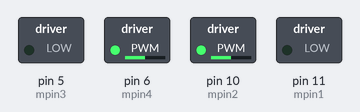
The sketch below on a simulated Arduino Uno, built with avr-gcc and run on an emulated ATmega328P. Parts: switched loads named in the sketch (green lamp = pin HIGH).

Above: at 0.1 s.
Timing chart, 0 to 1.6 s (numbered marks = the images above):
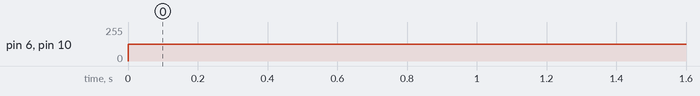

Measured:
- by itself, pin 6 (mpin4), pin 10 (mpin2): 0/255 → 127/255 at 0.00 s

The sketch:

MotordriverTest.ino
```cpp
int mpin1=11;
int mpin2=10;
int mpin3=5;
int mpin4=6;
void setup() {
  pinMode(mpin1,OUTPUT);
  pinMode(mpin2,OUTPUT);
  pinMode(mpin3,OUTPUT);
  pinMode(mpin4,OUTPUT);


}

void loop() {
  analogWrite(mpin1,0);
  analogWrite(mpin2,255/2);
  analogWrite(mpin3,0);
  analogWrite(mpin4,255/2);

}
```
